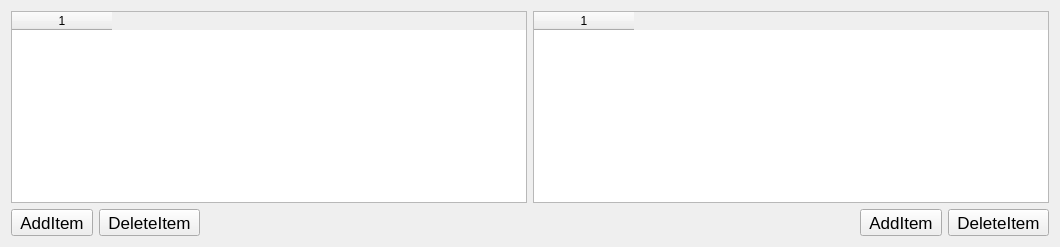
          <widget class="QWidget" name="tabNVRAM2">
           <attribute name="title">
            <string>Delete</string>
           </attribute>
           <layout class="QGridLayout" name="gridLayout_18">
            <item row="0" column="0" colspan="3">
             <widget class="QTableWidget" name="table_nv_del0">
              <property name="columnCount">
               <number>1</number>
              </property>
              <column/>
             </widget>
            </item>
            <item row="0" column="3" colspan="3">
             <widget class="QTableWidget" name="table_nv_del">
              <property name="columnCount">
               <number>1</number>
              </property>
              <column/>
             </widget>
            </item>
            <item row="1" column="0">
             <widget class="QToolButton" name="btnNVRAMDel_Add0">
              <property name="font">
               <font>
                <pointsize>13</pointsize>
               </font>
              </property>
              <property name="text">
               <string>AddItem</string>
              </property>
              <property name="icon">
               <iconset resource="qtocc.qrc">
                <normaloff>:/icon/add.png</normaloff>:/icon/add.png</iconset>
              </property>
              <property name="iconSize">
               <size>
                <width>20</width>
                <height>20</height>
               </size>
              </property>
             </widget>
            </item>
            <item row="1" column="1">
             <widget class="QToolButton" name="btnNVRAMDel_Del0">
              <property name="font">
               <font>
                <pointsize>13</pointsize>
               </font>
              </property>
              <property name="text">
               <string>DeleteItem</string>
              </property>
              <property name="icon">
               <iconset resource="qtocc.qrc">
                <normaloff>:/icon/del.png</normaloff>:/icon/del.png</iconset>
              </property>
              <property name="iconSize">
               <size>
                <width>20</width>
                <height>20</height>
               </size>
              </property>
              <property name="shortcut">
               <string>Del</string>
              </property>
             </widget>
            </item>
            <item row="1" column="2" colspan="2">
             <spacer name="horizontalSpacer_14">
              <property name="orientation">
               <enum>Qt::Horizontal</enum>
              </property>
              <property name="sizeHint" stdset="0">
               <size>
                <width>648</width>
                <height>20</height>
               </size>
              </property>
             </spacer>
            </item>
            <item row="1" column="4">
             <widget class="QToolButton" name="btnNVRAMDel_Add">
              <property name="font">
               <font>
                <pointsize>13</pointsize>
               </font>
              </property>
              <property name="text">
               <string>AddItem</string>
              </property>
              <property name="icon">
               <iconset resource="qtocc.qrc">
                <normaloff>:/icon/add.png</normaloff>:/icon/add.png</iconset>
              </property>
              <property name="iconSize">
               <size>
                <width>20</width>
                <height>20</height>
               </size>
              </property>
             </widget>
            </item>
            <item row="1" column="5">
             <widget class="QToolButton" name="btnNVRAMDel_Del">
              <property name="font">
               <font>
                <pointsize>13</pointsize>
               </font>
              </property>
              <property name="text">
               <string>DeleteItem</string>
              </property>
              <property name="icon">
               <iconset resource="qtocc.qrc">
                <normaloff>:/icon/del.png</normaloff>:/icon/del.png</iconset>
              </property>
              <property name="iconSize">
               <size>
                <width>20</width>
                <height>20</height>
               </size>
              </property>
              <property name="shortcut">
               <string>Ctrl+Del</string>
              </property>
             </widget>
            </item>
           </layout>
          </widget>
